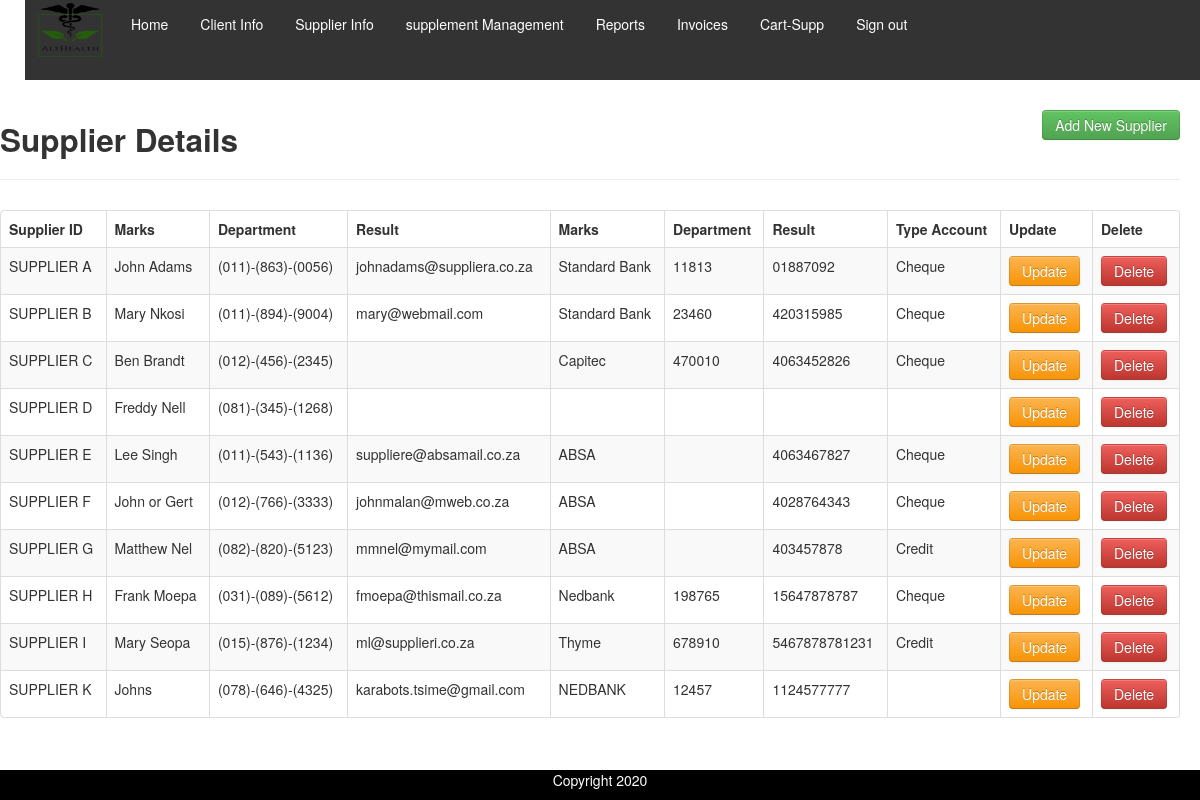
Screenshot of /supplier-2.php with the database file from the repository.
### tables this page shows
CREATE TABLE `tblsupplier` (
  `Supplier_ID` varchar(15) NOT NULL,
  `Contact_Person` varchar(30) NOT NULL,
  `Supplier_Tel` varchar(30) NOT NULL,
  `Supplier_Email` varchar(50) NOT NULL,
  `Bank` varchar(30) NOT NULL,
  `Bank_code` varchar(10) NOT NULL,
  `Supplier_BankNum` varchar(30) NOT NULL,
  `Supplier_Type_Bank_Account` varchar(20) NOT NULL
);

### supplier-2.php (the view, shortened to what this page needs)
 <?php  include 'menu.inc'; ?>
</head>
<body>
    <div class="wrapper">
        <div class="container-fluid">
            <div class="row">
                <div class="col-md-12">
                    <div class="page-header clearfix">
                        <h2 class="pull-left"> Supplier Details</h2>
                        <a href="supplier-add.php" class="btn btn-success pull-right">Add New Supplier</a>
                    </div>
<?php include "configs.php";?>
<table id="example" class="table table-striped table-bordered" width="100%" cellspacing="0">
 <thead>
  <tr>
   <th>Supplier ID</th>
   <th>Marks</th>
   <th>Department</th>
   <th>Result</th>
   <th>Marks</th>
   <th>Department</th>
   <th>Result</th>
   <th>Type Account</th>
   <th>Update</th>
   <th>Delete</th>
  </tr>
 </thead>
 <tbody>
  <?php
$Show = mysqli_query($con, "SELECT * FROM tblsupplier");
while($r = mysqli_fetch_array($Show)): ?>
    <tr>
     <td><?php echo $r['Supplier_ID']; ?></td>
     <td><?php echo $r['Contact_Person']; ?></td>
     <td><?php echo $r['Supplier_Tel']; ?></td>
     <td><?php echo $r['Supplier_Email']; ?></td>
	 <td><?php echo $r['Bank']; ?></td>
     <td><?php echo $r['Bank_code']; ?></td>
     <td><?php echo $r['Supplier_BankNum']; ?></td>
	 <td><?php echo $r['Supplier_Type_Bank_Account']; ?></td>
     <td><a href="supplier_update.php?update_id=<?php echo $r['Supplier_ID']; ?>" class="btn btn-warning">
  Update
</a></td>
     <td><a href="supplier_delete.php?delete_id=<?php echo $r['Supplier_ID']; ?>" class="btn btn-danger">
  Delete
</a></td>
    </tr>
    <?php endwhile; ?>
 </tbody>
 </table>
  </div>
 </div>
</div>
<div class="footer">
  <p>Copyright 2020 </p>
</div>

### supplier-2.php (style rules this page uses)
.footer { position: fixed; left: 0; bottom: 0; width: 100%; background-color: black; color: white; text-align: center; }

### rows the page displays
tblsupplier: Supplier_ID "SUPPLIER A", Contact_Person "John Adams", Supplier_Tel "(011)-(863)-(0056)", Supplier_Email "johnadams@suppliera.co.za", Bank "Standard Bank", Bank_code "11813", Supplier_BankNum "01887092", Supplier_Type_Bank_Account "Cheque"
tblsupplier: Supplier_ID "SUPPLIER B", Contact_Person "Mary Nkosi", Supplier_Tel "(011)-(894)-(9004)", Supplier_Email "mary@webmail.com", Bank "Standard Bank", Bank_code "23460", Supplier_BankNum "420315985", Supplier_Type_Bank_Account "Cheque"
tblsupplier: Supplier_ID "SUPPLIER C", Contact_Person "Ben Brandt", Supplier_Tel "(012)-(456)-(2345)", Bank "Capitec", Bank_code "470010", Supplier_BankNum "4063452826", Supplier_Type_Bank_Account "Cheque"
tblsupplier: Supplier_ID "SUPPLIER D", Contact_Person "Freddy Nell", Supplier_Tel "(081)-(345)-(1268)"
tblsupplier: Supplier_ID "SUPPLIER E", Contact_Person "Lee Singh", Supplier_Tel "(011)-(543)-(1136)", Supplier_Email "suppliere@absamail.co.za", Bank "ABSA", Supplier_BankNum "4063467827", Supplier_Type_Bank_Account "Cheque"
tblsupplier: Supplier_ID "SUPPLIER F", Contact_Person "John or Gert", Supplier_Tel "(012)-(766)-(3333)", Supplier_Email "johnmalan@mweb.co.za", Bank "ABSA", Supplier_BankNum "4028764343", Supplier_Type_Bank_Account "Cheque"
tblsupplier: Supplier_ID "SUPPLIER G", Contact_Person "Matthew Nel", Supplier_Tel "(082)-(820)-(5123)", Supplier_Email "mmnel@mymail.com", Bank "ABSA", Supplier_BankNum "403457878", Supplier_Type_Bank_Account "Credit"
tblsupplier: Supplier_ID "SUPPLIER H", Contact_Person "Frank Moepa", Supplier_Tel "(031)-(089)-(5612)", Supplier_Email "fmoepa@thismail.co.za", Bank "Nedbank", Bank_code "198765", Supplier_BankNum "15647878787", Supplier_Type_Bank_Account "Cheque"
tblsupplier: Supplier_ID "SUPPLIER I", Contact_Person "Mary Seopa", Supplier_Tel "(015)-(876)-(1234)", Supplier_Email "ml@supplieri.co.za", Bank "Thyme", Bank_code "678910", Supplier_BankNum "5467878781231", Supplier_Type_Bank_Account "Credit"
tblsupplier: Supplier_ID "SUPPLIER K", Contact_Person "Johns", Supplier_Tel "(078)-(646)-(4325)", Supplier_Email "karabots.tsime@gmail.com", Bank "NEDBANK", Bank_code "12457", Supplier_BankNum "1124577777"
